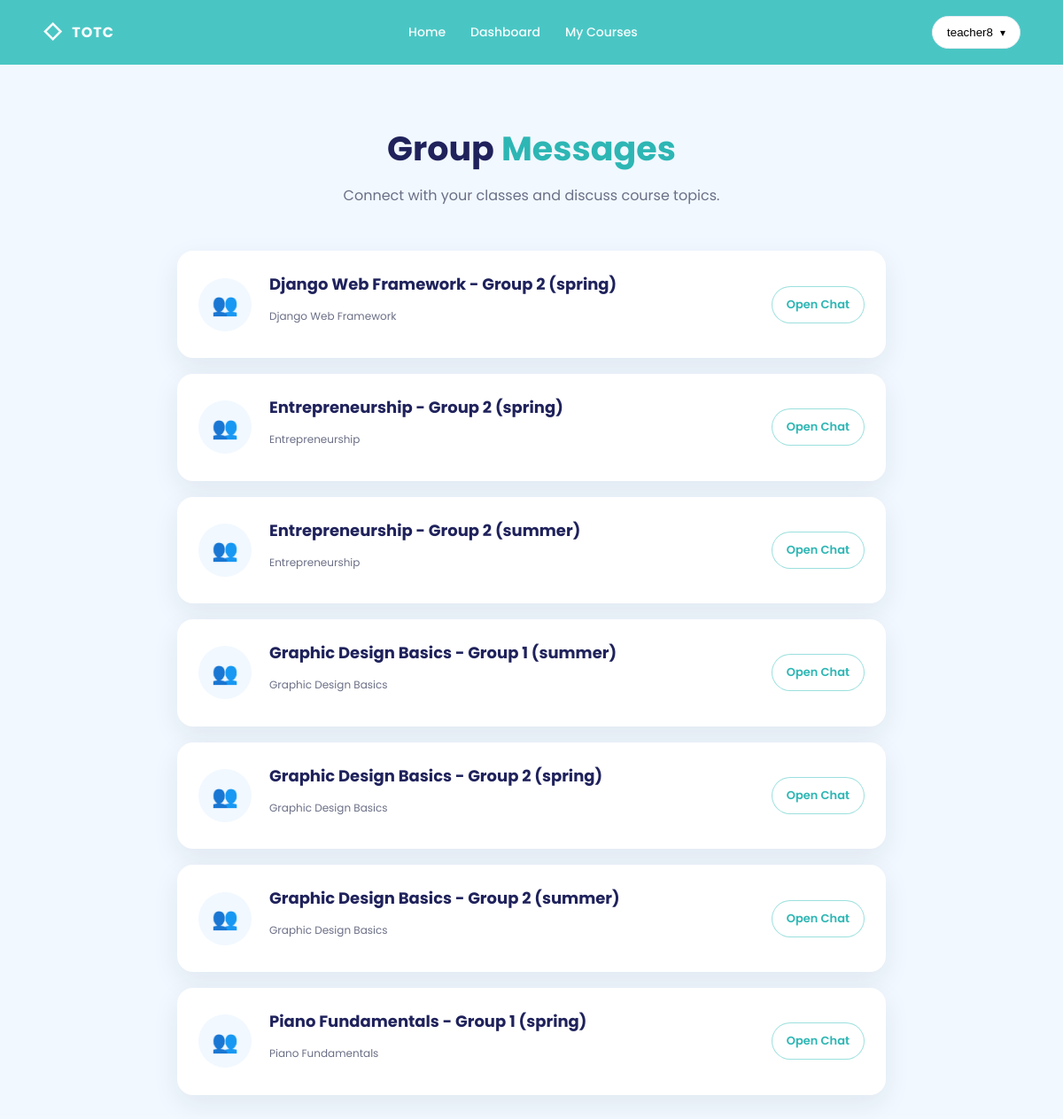
The page /messaging/ (signed in) on the database its author committed.
### accounts/models.py (models this page shows, shortened)
class User(AbstractUser):
    ROLE = (
        ('admin', 'Admin'),
        ('teacher', 'Teacher'),
        ('student', 'Student'),
    )
    role = models.CharField(max_length=10, choices=ROLE)
    avatar = models.ImageField(upload_to='avatar/', default='')
    phone = models.CharField(max_length=20, blank=True, null=True)
    address = models.CharField(max_length=250, blank=True, null=True)
    balance = models.DecimalField(max_digits=10, decimal_places=2, default=0.00)
    speciality = models.CharField(max_length=100, blank=True, null=True)
    qualifications = models.TextField(blank=True, null=True)
    is_expert = models.BooleanField(default=False)
    created_at = models.DateTimeField(auto_now_add=True)
    updated_at = models.DateTimeField(auto_now=True)
    class Meta:
        ordering = ['-id']
        verbose_name = 'User'
        verbose_name_plural = 'Users'

### courses/models.py (models this page shows, shortened)
class Group(models.Model):
    name = models.CharField(max_length=50)
    course = models.ForeignKey(Course, on_delete=models.CASCADE, related_name='groups')
    session = models.ForeignKey(Session, on_delete=models.CASCADE, related_name='groups', null=True, blank=True)
    teacher = models.ForeignKey(User, on_delete=models.SET_NULL, null=True, blank=True, related_name='taught_groups',
                                limit_choices_to={
                                    'role': 'teacher',
                                    },
                                )
    created_at = models.DateTimeField(auto_now_add=True)
    updated_at = models.DateTimeField(auto_now=True)
    class Meta:
        ordering = ('name',)
        verbose_name = 'Group'
        verbose_name_plural = 'Groups'
        unique_together = ('course',
                           'name')
        verbose_name = 'Group'
        verbose_name_plural = 'Groups'
        unique_together = ('course',
                           'name')

class Course(models.Model):
    name = models.CharField(max_length=100)
    category = models.ForeignKey(Category, on_delete=models.CASCADE, related_name='courses', blank=True, null=True)
    small_image = models.ImageField(upload_to='courses/small_images', null=True)
    large_image = models.ImageField(upload_to='courses/large_images', null=True)
    small_description = models.TextField(max_length=50)
    large_description = models.TextField(max_length=1000)
    price = models.IntegerField(blank=True, null=True)
    created_at = models.DateTimeField(auto_now_add=True)
    updated_at = models.DateTimeField(auto_now=True)
    class Meta:
        ordering = ('name',)
        verbose_name = 'Course'
        verbose_name_plural = 'Courses'

### messaging/views.py (the view)
# urls.py: path('', views.GroupChatListView.as_view(), name='group_list'),
class GroupChatListView(LoginRequiredMixin, View):
    def get(self, request):
        user = request.user
        if user.role == 'teacher':
            groups = Group.objects.filter(teacher=user).select_related('course')
        elif user.role == 'student':
            groups = Group.objects.filter(enrollments__student=user).select_related('course').distinct()
        else:
            groups = Group.objects.all().select_related('course')
        return render(request, 'messaging/group_list.html', {'groups': groups})

### templates/messaging/group_list.html (shortened to what this page needs)
{% extends "base.html" %}
{% block content %}
    <section class="section section--soft">
        <div class="container">
            <div class="center" style="margin-bottom: 48px;">
                <h2 class="h2">Group <span class="accent">Messages</span></h2>
                <p class="muted">Connect with your classes and discuss course topics.</p>
            </div>
            <div class="dashGrid" style="grid-template-columns: 1fr; max-width: 800px; margin: 0 auto;">
                {% for group in groups %}
                    <a href="{% url 'messaging:chat_detail' group.id %}" class="dashCard" style="display: flex; justify-content: space-between; align-items: center; padding: 24px; transition: transform 0.2s;">
                        <div style="display: flex; align-items: center; gap: 20px;">
                            <div style="width: 60px; height: 60px; background: var(--soft); border-radius: 50%; display: flex; align-items: center; justify-content: center; font-size: 24px;">
                                👥
                            </div>
                            <div>
                                <h3 style="margin: 0; font-size: 18px;">{{ group.name }}</h3>
                                <p class="tiny muted">{{ group.course.name }}</p>
                            </div>
                        </div>
                        <div class="btn btn--pill btn--outlineTeal btn--small">Open Chat</div>
                    </a>
                {% empty %}
                    <div class="center card" style="padding: 64px; background: #fff; border-radius: 20px;">
                        <p class="muted">You are not part of any messaging groups.</p>
                    </div>
                {% endfor %}
            </div>
        </div>
    </section>
{% endblock %}

### templates/base.html (shortened to what this page needs)
{% load static %}
<!doctype html>
<html lang="en">
<head>
    <link rel="stylesheet" href="{% static 'css/style.css' %}">
</head>
<body>
<header class="nav">
    <div class="container nav__inner">
        <a class="brand" href="{% url 'index' %}">
            <span class="brand__mark">◇</span>
            <span class="brand__text">TOTC</span>
        </a>
        <nav class="nav__links">
            <a href="{% url 'index' %}">Home</a>
            {% if user.is_authenticated %}
                {% if user.role == 'admin' %}
                    <a href="{% url 'courses:admin_dashboard' %}">Dashboard</a>
                    <a href="{% url 'courses:list' %}">Courses</a>
                {% elif user.role == 'teacher' %}
                    <a href="{% url 'accounts:dashboard' %}">Dashboard</a>
                    <a href="{% url 'courses:list' %}">My Courses</a>
                {% elif user.role == 'student' %}
                    <a href="{% url 'accounts:dashboard' %}">Dashboard</a>
                    <a href="{% url 'courses:list' %}">My Courses</a>
                {% endif %}
            {% endif %}
        </nav>
        <div class="nav__actions">
            {% if user.is_authenticated %}
                <div class="navUser">
                    <button class="navUser__btn" type="button">
                        <span class="navUser__name">{{ user.username }}</span>
                        <span class="navUser__chev">▾</span>
                    </button>
                </div>
            {% else %}
                <a class="btn btn--pill btn--white" href="{% url 'accounts:login' %}">Login</a>
                <a class="btn btn--pill btn--ghost" href="mailto:admin@admin.com">Contact Us</a>
            {% endif %}
        </div>
    </div>
</header>
{% block content %}{% endblock %}
</body>
</html>

### static/css/style.css (style rules this page uses)
:root { --teal:#49c6c4; --teal2:#2db6b4; --ink:#1f225b; --muted:#6b6f86; --soft:#f1f8ff; --orange:#ff9b20; --pink:#e74a7a; --navy:#24264b; --radius:18px; --shadow:0 18px 45px rgba(20, 32, 68, 0.10); }
* { box-sizing:border-box }
html,body { margin:0;padding:0; scroll-behavior: smooth; overflow-x: hidden; }
body { font-family:"Poppins",system-ui,-apple-system,Segoe UI,Roboto,Arial,sans-serif; color:var(--ink); background:#fff; }
a { color:inherit;text-decoration:none }
.container { width:min(1200px, 92%); margin-inline:auto }
.center { text-align:center }
.section { padding:72px 0 }
.section--soft { background:var(--soft) }
.h2 { font-size:38px; line-height:1.2; margin:0 0 12px; font-weight:700; }
.muted { color:var(--muted); line-height:1.8; }
.tiny { font-size:12px;color:var(--muted) }
.accent { color:var(--teal2) }
.nav { background:var(--teal); padding:18px 0; position:sticky; top:0; z-index:50; }
.nav__inner { display:flex; align-items:center; justify-content:space-between; gap:16px; }
.brand { display:flex; align-items:center; gap:10px; color:#fff; font-weight:700; }
.brand__mark { font-size:22px; opacity:.95 }
.brand__text { letter-spacing:.06em }
.nav__links { display:flex; gap:28px; color:#fff; opacity:.95 }
.nav__links a { font-weight:500; font-size:14px }
.nav__actions { display:flex; gap:12px }
.btn { display:inline-flex; align-items:center; justify-content:center; gap:10px; padding:12px 18px; border-radius:999px; border:1px solid transparent; font-weight:600; cursor:pointer; }
.btn--pill { border-radius:999px }
.btn--outlineTeal { background:#fff; border-color:rgba(73,198,196,.55); color:var(--teal2); }
.btn--small { padding:10px 16px; font-size:13px }
.navUser { position: relative; }
.navUser__btn { display: flex; align-items: center; gap: 8px; padding: 10px 16px; border-radius: 999px; background: #fff; border: 1px solid #e6ebf2; cursor: pointer; font-weight: 500; }
.navUser__chev { font-size: 12px; }
.navUser { position: relative; display: inline-block; }
.dashGrid { display: grid; grid-template-columns: 1fr 1fr; gap: 18px; }
.dashCard { background: #fff; border-radius: 18px; padding: 20px; box-shadow: 0 10px 30px rgba(20, 32, 68, .08); }

### rows shown on the page
User: username "teacher8"
Group: name "Django Web Framework - Group 2 (spring)", course.name "Django Web Framework"
Group: name "Entrepreneurship - Group 2 (spring)", course.name "Entrepreneurship"
Group: name "Entrepreneurship - Group 2 (summer)", course.name "Entrepreneurship"
Group: name "Graphic Design Basics - Group 1 (summer)", course.name "Graphic Design Basics"
Group: name "Graphic Design Basics - Group 2 (spring)", course.name "Graphic Design Basics"
Group: name "Graphic Design Basics - Group 2 (summer)", course.name "Graphic Design Basics"
Group: name "Piano Fundamentals - Group 1 (spring)", course.name "Piano Fundamentals"
